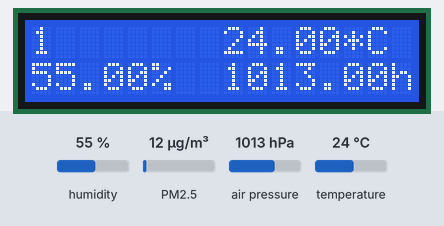
The sketch below on a simulated ESP32. Shown: 16×2 character LCD. The inputs (shaded band) are chosen by the test bench; at power-on: humidity 55 %, PM2.5 12 µg/m³, air pressure 1013 hPa, temperature 24 °C. WiFi joins after 1.5 s; servers stay silent unless stated; no MQTT or app messages arrive unless stated; what the sketch prints to the serial monitor is not drawn.

Above: at 1.8 s.
At 62.0 s:
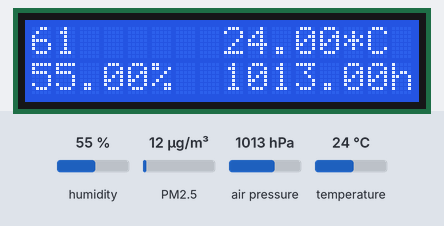
At 122.1 s:
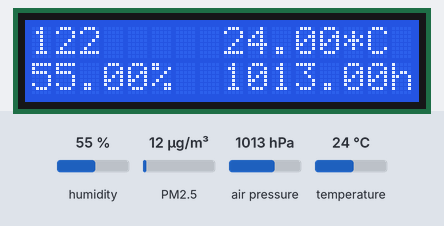

The sketch:

AWS-IOTCore-test.ino
```cpp
#include "secrets.h"
#include <WiFiClientSecure.h>
#include <MQTTClient.h>
#include <ArduinoJson.h>
#include "WiFi.h"

#include "PMS.h"
#include <Wire.h>
#include <Adafruit_Sensor.h>
#include <Adafruit_BME280.h>
#include <LiquidCrystal.h>
//#include "BluetoothSerial.h"

//#if !defined(CONFIG_BT_ENABLED) || !defined(CONFIG_BLUEDROID_ENABLED)
//#error Bluetooth is not enabled! Please run `make menuconfig` to and enable it
//#endif

//BluetoothSerial SerialBT;
PMS pms(Serial2);
PMS::DATA data;
Adafruit_BME280 bme;
LiquidCrystal lcd(19, 23, 5, 4, 2, 15);

#define AWS_IOT_PUBLISH_TOPIC   "peep/user1/esp32/pub"
#define AWS_IOT_SUBSCRIBE_TOPIC "peep/user1/esp32/sub"

WiFiClientSecure net = WiFiClientSecure();
MQTTClient client = MQTTClient(256);


void connectAWS()
{
  WiFi.mode(WIFI_STA);
  WiFi.begin(WIFI_SSID, WIFI_PASSWORD);

  Serial.println("Connecting to Wi-Fi");

  while (WiFi.status() != WL_CONNECTED){
    delay(500);
    Serial.print(".");
  }

  net.setCACert(AWS_CERT_CA);
  net.setCertificate(AWS_CERT_CRT);
  net.setPrivateKey(AWS_CERT_PRIVATE);

  client.begin(AWS_IOT_ENDPOINT, 8883, net);

  client.onMessage(messageHandler);

  Serial.print("Connecting to AWS IOT");

  client.setKeepAlive(65);

  while (!client.connect(THINGNAME)) {
    Serial.print(".");
    delay(100);
  }

  if(!client.connected()){
    Serial.println("AWS IoT Timeout!");
    return;
  }

  client.subscribe(AWS_IOT_SUBSCRIBE_TOPIC);

  Serial.println("AWS IoT Connected!");
}

void printLcd(float temperature, float humidity, float pressure) {
  lcd.setCursor(0, 0);
  lcd.print(millis() / 1000);
  lcd.setCursor(8, 0);
  lcd.print((String)temperature + "*C");

  lcd.setCursor(0, 1);
  lcd.print((String)humidity + "%");
  lcd.setCursor(8, 1);
  lcd.print((String)pressure + "hPa");
}

void publishMessage()
{
  float temperature, humidity, pressure;
  StaticJsonDocument<200> doc;

  temperature = bme.readTemperature();
  humidity = bme.readHumidity();
  pressure = bme.readPressure() / 100.0F;

  if (pms.readUntil(data, 1000)) {
    doc["PM_AE_UG_1_0"] = data.PM_AE_UG_1_0;
    doc["PM_AE_UG_2_5"] = data.PM_AE_UG_2_5;
    doc["PM_AE_UG_10_0"] = data.PM_AE_UG_10_0;
  } else {
    Serial.println("No data.");
  }
  doc["temperature"] = temperature;
  doc["humidity"] = humidity;
  doc["pressure"] = pressure;

  char jsonBuffer[512];
  serializeJson(doc, jsonBuffer);

  Serial.println(jsonBuffer);
  printLcd(temperature, humidity, pressure);
//  SerialBT.print(jsonBuffer);

  client.publish(AWS_IOT_PUBLISH_TOPIC, jsonBuffer);
}

void messageHandler(String &topic, String &payload) {
  Serial.println("incoming: " + topic + " - " + payload);
}

void setup() {
  Serial.begin(9600);
  Serial2.begin(9600, SERIAL_8N1, 16, 17);
  lcd.begin(16, 2);
//  SerialBT.begin("peepWeather");

  bool status = bme.begin(0x76);
  if (!status) {
    Serial.println("Could not find a valid BME280 sensor, check wiring!");
    while (1);
  }

  connectAWS();
}

void loop() {
  publishMessage();

  client.loop();
  if(!client.connected()){
    Serial.println("AWS disconnected. Connecting again.");
    connectAWS();
  }

  delay(60000);
}
```

secrets.h
```cpp
#include <pgmspace.h>

#define SECRET
#define THINGNAME "esp32_firstf"

const char* WIFI_SSID = "";
const char* WIFI_PASSWORD = "";
const char* AWS_IOT_ENDPOINT = "adpbm0aodpgfj-ats.iot.us-east-1.amazonaws.com";

// Amazon Root CA 1
static const char AWS_CERT_CA[] PROGMEM = R"EOF(
-----BEGIN CERTIFICATE-----
-----END CERTIFICATE-----
)EOF";

// Device Certificate
static const char AWS_CERT_CRT[] PROGMEM = R"KEY(
-----BEGIN CERTIFICATE-----
-----END CERTIFICATE-----
)KEY";

// Device Private Key
static const char AWS_CERT_PRIVATE[] PROGMEM = R"KEY(
-----BEGIN RSA PRIVATE KEY-----
-----END RSA PRIVATE KEY-----
)KEY";
```

Measured:
- what the display in image 0 shows lasts 60.1 s, from 1.8 s to 61.9 s
